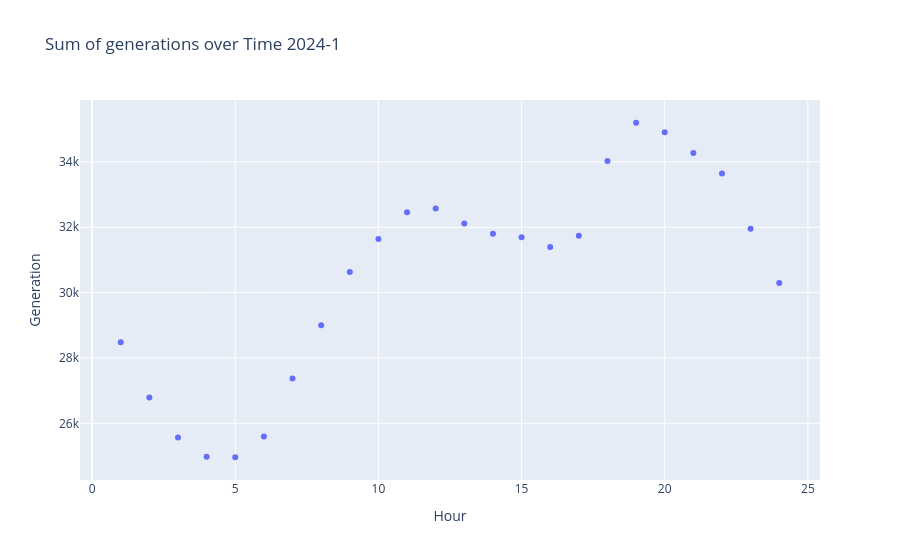
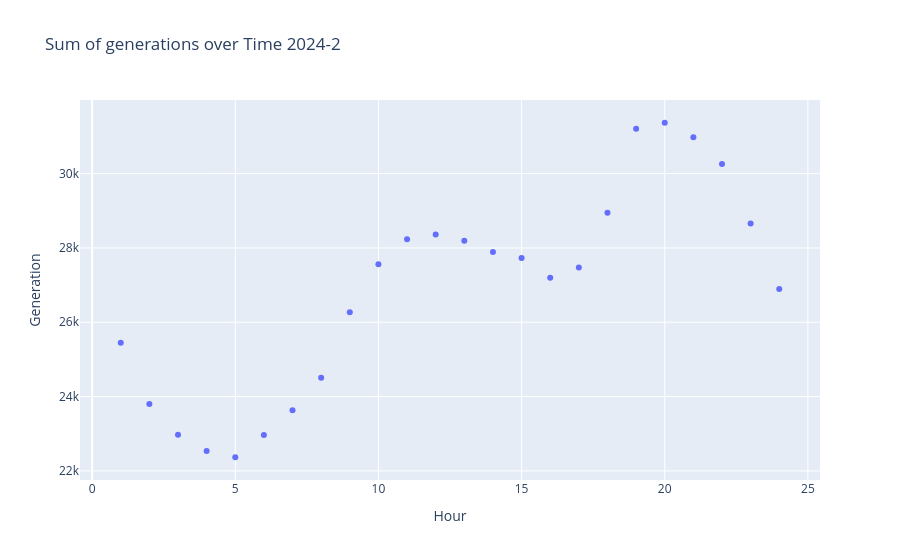
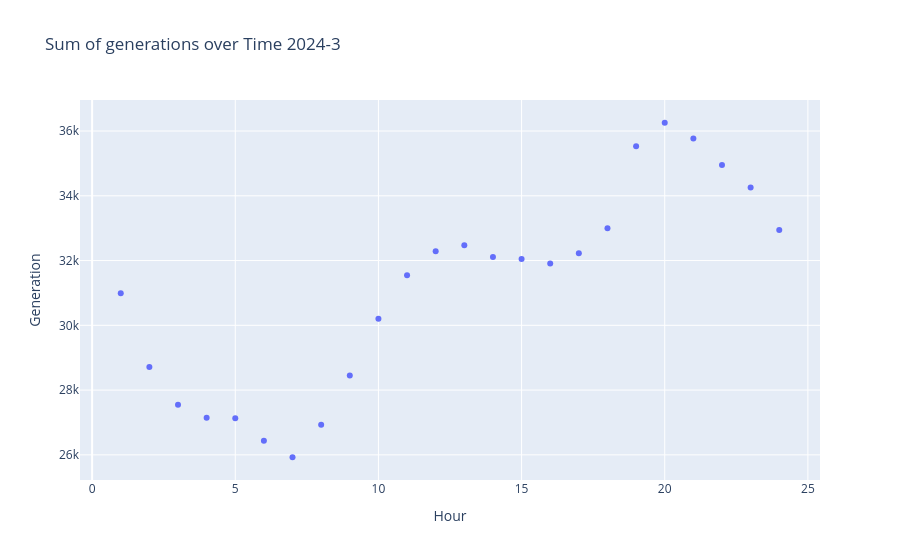
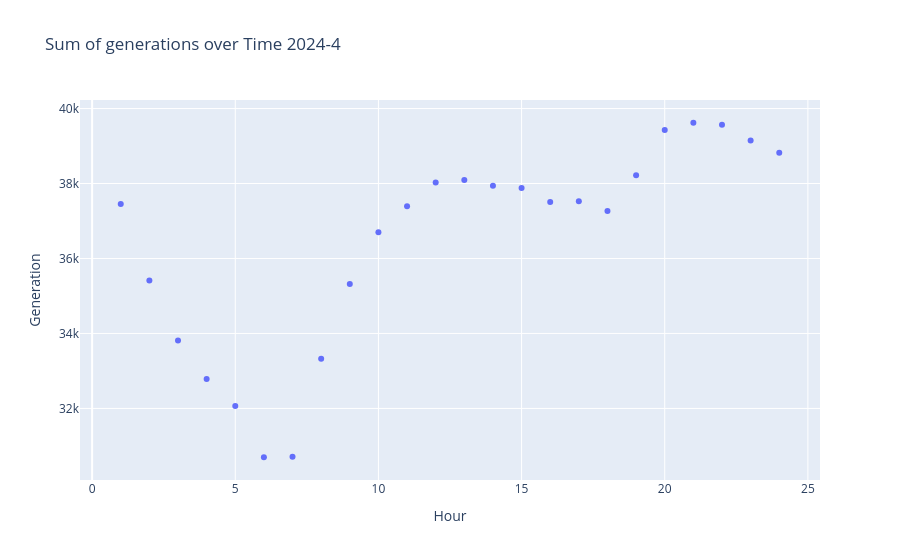

The code cell stored with these charts, in order, in its notebook:
### Code cell
df['month'] = pd.to_datetime(df['date']).dt.month
df['year'] = pd.to_datetime(df['date']).dt.year
for i in range(1,13):
    m = i
    y = 2024
    df_selected = df[(df['month'] == m)&(df['year'] == y)]
    df_average_sum_in_month = df_selected.groupby('hour', as_index=False)['generation'].sum()
    fig = px.scatter(df_average_sum_in_month, x="hour", y='generation',
                    title=f'Sum of generations over Time {y}-{m}',
                    labels={'generation': 'Generation', 'hour': 'Hour'},
                    hover_data=['hour', 'generation'])

    #fig.write_html(f"{project_root}/src/visualization/unit_figs/pre_process/gen_sum.html")
    fig.show()

### Figure 1 — Plotly figure (JSON) as saved in the notebook; plotly's stock layout.template omitted (floating-point values rounded to 4 significant figures)
{"data": [{"hovertemplate": "Hour=%{x}<br>Generation=%{y}<extra></extra>", "legendgroup": "", "marker": {"color": "#636efa", "symbol": "circle"}, "mode": "markers", "name": "", "orientation": "v", "showlegend": false, "type": "scatter", "x": [1, 2, 3, 4, 5, 6, 7, 8, 9, 10, 11, 12, 13, 14, 15, 16, 17, 18, 19, 20, 21, 22, 23, 24], "xaxis": "x", "y": [28480.0, 26790.0, 25570.0, 24980.0, 24960.0, 25590.0, 27370.0, 29000.0, 30630.0, 31640.0, 32460.0, 32570.0, 32120.0, 31800.0, 31700.0, 31400.0, 31740.0, 34030.0, 35200.0, 34910.0, 34270.0, 33640.0, 31960.0, 30290.0], "yaxis": "y"}], "layout": {"legend": {"tracegroupgap": 0}, "title": {"text": "Sum of generations over Time 2024-1"}, "xaxis": {"anchor": "y", "domain": [0, 1], "title": {"text": "Hour"}}, "yaxis": {"anchor": "x", "domain": [0, 1], "title": {"text": "Generation"}}}}

### Figure 2 — Plotly figure (JSON) as saved in the notebook; plotly's stock layout.template omitted (floating-point values rounded to 4 significant figures)
{"data": [{"hovertemplate": "Hour=%{x}<br>Generation=%{y}<extra></extra>", "legendgroup": "", "marker": {"color": "#636efa", "symbol": "circle"}, "mode": "markers", "name": "", "orientation": "v", "showlegend": false, "type": "scatter", "x": [1, 2, 3, 4, 5, 6, 7, 8, 9, 10, 11, 12, 13, 14, 15, 16, 17, 18, 19, 20, 21, 22, 23, 24], "xaxis": "x", "y": [25450.0, 23800.0, 22970.0, 22530.0, 22370.0, 22960.0, 23630.0, 24500.0, 26270.0, 27560.0, 28230.0, 28360.0, 28190.0, 27890.0, 27730.0, 27200.0, 27470.0, 28950.0, 31210.0, 31370.0, 30980.0, 30260.0, 28660.0, 26900.0], "yaxis": "y"}], "layout": {"legend": {"tracegroupgap": 0}, "title": {"text": "Sum of generations over Time 2024-2"}, "xaxis": {"anchor": "y", "domain": [0, 1], "title": {"text": "Hour"}}, "yaxis": {"anchor": "x", "domain": [0, 1], "title": {"text": "Generation"}}}}

### Figure 3 — Plotly figure (JSON) as saved in the notebook; plotly's stock layout.template omitted (floating-point values rounded to 4 significant figures)
{"data": [{"hovertemplate": "Hour=%{x}<br>Generation=%{y}<extra></extra>", "legendgroup": "", "marker": {"color": "#636efa", "symbol": "circle"}, "mode": "markers", "name": "", "orientation": "v", "showlegend": false, "type": "scatter", "x": [1, 2, 3, 4, 5, 6, 7, 8, 9, 10, 11, 12, 13, 14, 15, 16, 17, 18, 19, 20, 21, 22, 23, 24], "xaxis": "x", "y": [30990.0, 28710.0, 27550.0, 27150.0, 27130.0, 26440.0, 25930.0, 26930.0, 28450.0, 30200.0, 31550.0, 32290.0, 32470.0, 32110.0, 32050.0, 31910.0, 32230.0, 33000.0, 35530.0, 36260.0, 35770.0, 34950.0, 34260.0, 32950.0], "yaxis": "y"}], "layout": {"legend": {"tracegroupgap": 0}, "title": {"text": "Sum of generations over Time 2024-3"}, "xaxis": {"anchor": "y", "domain": [0, 1], "title": {"text": "Hour"}}, "yaxis": {"anchor": "x", "domain": [0, 1], "title": {"text": "Generation"}}}}

### Figure 4 — Plotly figure (JSON) as saved in the notebook; plotly's stock layout.template omitted (floating-point values rounded to 4 significant figures)
{"data": [{"hovertemplate": "Hour=%{x}<br>Generation=%{y}<extra></extra>", "legendgroup": "", "marker": {"color": "#636efa", "symbol": "circle"}, "mode": "markers", "name": "", "orientation": "v", "showlegend": false, "type": "scatter", "x": [1, 2, 3, 4, 5, 6, 7, 8, 9, 10, 11, 12, 13, 14, 15, 16, 17, 18, 19, 20, 21, 22, 23, 24], "xaxis": "x", "y": [37450.0, 35410.0, 33810.0, 32790.0, 32070.0, 30700.0, 30710.0, 33320.0, 35320.0, 36700.0, 37390.0, 38030.0, 38100.0, 37940.0, 37880.0, 37510.0, 37530.0, 37270.0, 38220.0, 39430.0, 39620.0, 39570.0, 39150.0, 38820.0], "yaxis": "y"}], "layout": {"legend": {"tracegroupgap": 0}, "title": {"text": "Sum of generations over Time 2024-4"}, "xaxis": {"anchor": "y", "domain": [0, 1], "title": {"text": "Hour"}}, "yaxis": {"anchor": "x", "domain": [0, 1], "title": {"text": "Generation"}}}}
